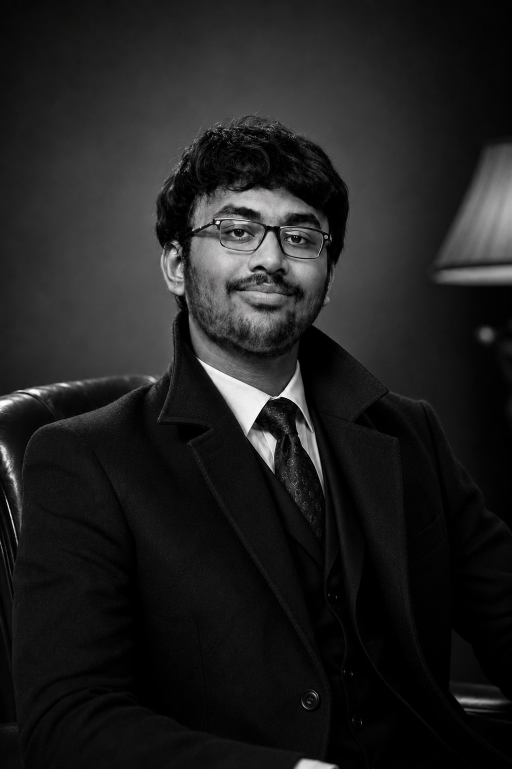
#> input picture 72bbc977-d086-4ce3-b9a0-5b253666002e.png, 1023 x 1537 px (shown at 1/2 size)
$ python test_dither.py
#> lines starting #> are read from the running program, lines starting #| are printed output that depends on the picture; after the words box and inside, x2 and y2 are one past the last pixel; in counts of white or black regions, pixels touching at a corner belong together
import numpy as np
from PIL import Image, ImageOps, ImageEnhance, ImageFilter
from scipy.ndimage import binary_closing, binary_fill_holes, label

def test():
    IMG_PATH = "72bbc977-d086-4ce3-b9a0-5b253666002e.png"
    img = Image.open(IMG_PATH).convert("RGB")
#> img is the input picture: PIL image 1023x1537 RGB; mean R, G, B 32.2, 32, 31.9

    # Better crop: The user's face is in the upper middle.
    w, h = img.size
#> w = 1023; h = 1537
    crop_box = (w*0.2, h*0.1, w*0.8, h*0.7)
#> crop_box = (204.6, 153.7, 818.4, 1075.9)
    img = img.crop(crop_box)
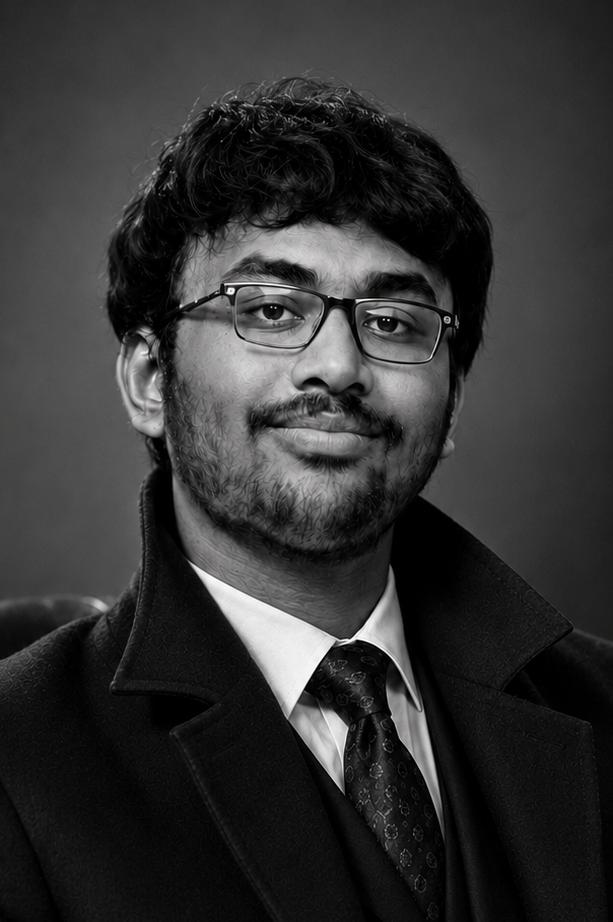
#> img: PIL image 613x922 RGB; mean R, G, B 51.3, 51.1, 51
    img = img.resize((300, 340), Image.Resampling.LANCZOS)
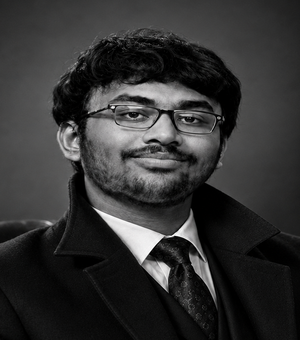
#> img: PIL image 300x340 RGB; mean R, G, B 51.3, 51.1, 51
    img_gray = img.convert("L")

    img_gray = ImageOps.autocontrast(img_gray, cutoff=1)
    img_gray = img_gray.filter(ImageFilter.UnsharpMask(radius=3, percent=140))
    enhancer = ImageEnhance.Contrast(img_gray)
    img_gray = enhancer.enhance(1.3)
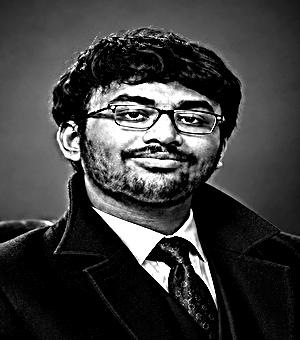
#> img_gray: PIL image 300x340 L; min 0, max 255, mean 60.6

    img_gray.save("test_gray.png")

    arr = np.array(img_gray, dtype=float)

    # Let's try Otsu's thresholding or a simple percentile
    threshold = np.percentile(arr, 30) # Bottom 30% is background/suit
#> threshold = 4
    mask = arr > threshold
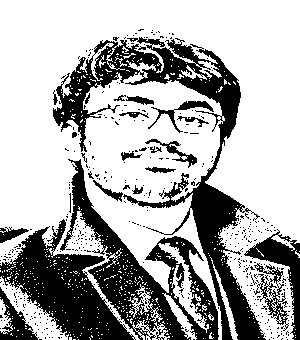
#> mask: shape (340, 300) bool; 68.4% white; 442 black regions (418 under 20 px), largest, box (x1, y1, x2, y2) and area: (53, 37, 266, 340) 11918, (60, 159, 219, 340) 7538, (0, 219, 136, 340) 6835

    # Clean up mask
    mask = binary_closing(mask, structure=np.ones((5,5)))
#> mask: shape (340, 300) bool; 78.5% white; 43 black regions, largest, box (x1, y1, x2, y2) and area: (0, 0, 300, 340) 15372, (181, 76, 241, 138) 1447, (61, 78, 90, 123) 746
    mask = binary_fill_holes(mask)
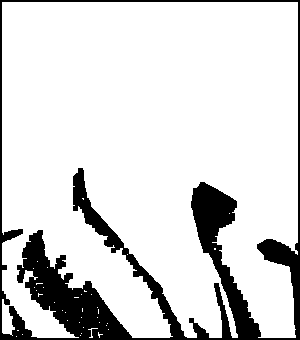
#> mask: shape (340, 300) bool; 85% white; 1 black region, box (x1, y1, x2, y2) and area: (0, 0, 300, 340) 15271

    mask_img = Image.fromarray((mask * 255).astype(np.uint8))
    mask_img.save("test_mask.png")

    # Dither
    dots = []
    GRID_W, GRID_H = 300, 340
    for y in range(GRID_H):
        row_iter = range(GRID_W) if y % 2 == 0 else reversed(range(GRID_W))
        for x in row_iter:
            old_pixel = arr[y, x]
            new_pixel = 255 if old_pixel > 127 else 0

            if not mask[y, x]:
                new_pixel = 0
                arr[y, x] = 0

            if new_pixel == 255:
                dots.append((x, y))

            quant_error = old_pixel - new_pixel
            if y % 2 == 0:
                if x + 1 < GRID_W: arr[y, x + 1] += quant_error * 7 / 16
                if y + 1 < GRID_H:
                    if x - 1 >= 0: arr[y + 1, x - 1] += quant_error * 3 / 16
                    arr[y + 1, x] += quant_error * 5 / 16
                    if x + 1 < GRID_W: arr[y + 1, x + 1] += quant_error * 1 / 16
            else:
                if x - 1 >= 0: arr[y, x - 1] += quant_error * 7 / 16
                if y + 1 < GRID_H:
                    if x + 1 < GRID_W: arr[y + 1, x + 1] += quant_error * 3 / 16
                    arr[y + 1, x] += quant_error * 5 / 16
                    if x - 1 >= 0: arr[y + 1, x - 1] += quant_error * 1 / 16
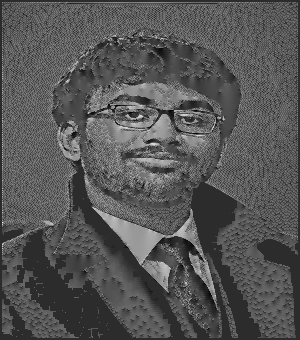
#> arr: shape (340, 300) float64; min -92.61, max 432.9, mean 84.8; drawn with min black and max white
#> after the loop, dots = 24061 items

    # Render dots
    out = Image.new("RGB", (300, 340), "black")
#> out: PIL image 300x340 RGB; every value is 0
    from PIL import ImageDraw
    draw = ImageDraw.Draw(out)
    for x, y in dots:
        draw.point((x, y), fill="white")
#> this loop made 24061 passes
#> x on passes 1 to 3: 2, 4, 6
    out.save("test_dots_dark.png")
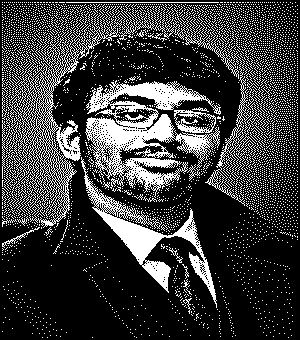
#> saved as test_dots_dark.png: PIL image 300x340 RGB; 23.6% white; 3906 white regions (3876 under 20 px), largest, box (x1, y1, x2, y2) and area: (85, 80, 221, 198) 6430, (2, 13, 123, 228) 4726, (81, 157, 217, 308) 3320

test()

$ run again, with dark_frame1.png copied over 72bbc977-d086-4ce3-b9a0-5b253666002e.png
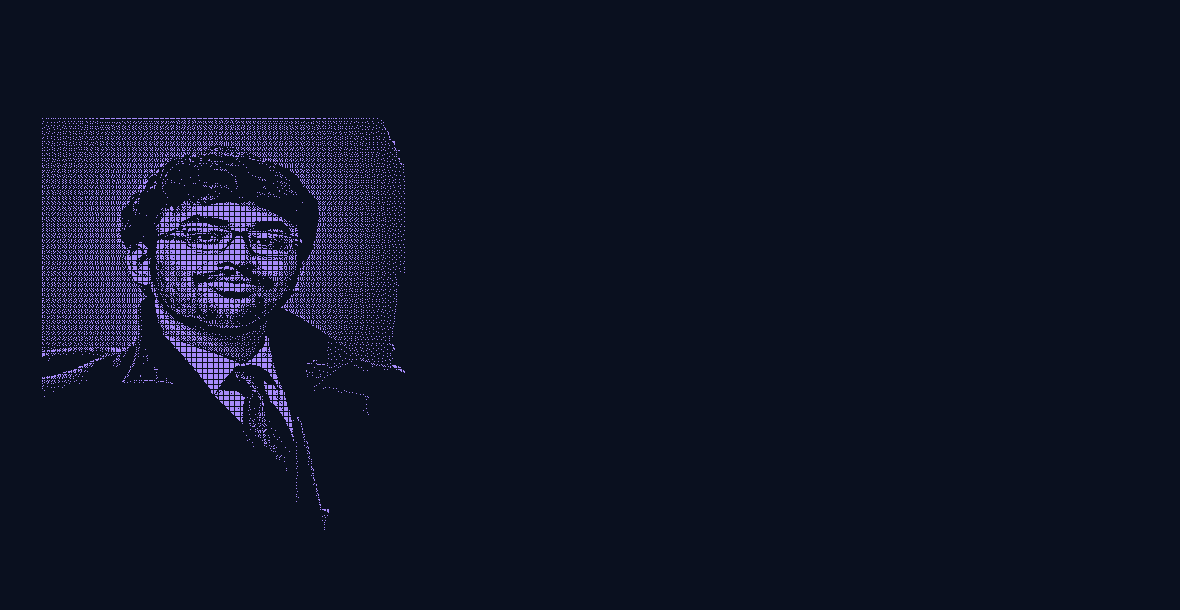
#> input picture dark_frame1.png, 1180 x 610 px
#> in test, img is the input picture: PIL image 1180x610 RGB; mean R, G, B 14.6, 19.6, 37.5
#> threshold = 18
#> mask_img: PIL image 300x340 L; 15.3% white; 1 white region, box (x1, y1, x2, y2) and area: (2, 52, 72, 338) 15586
#> after the loop in test, `for y in range(GRID_H):`:
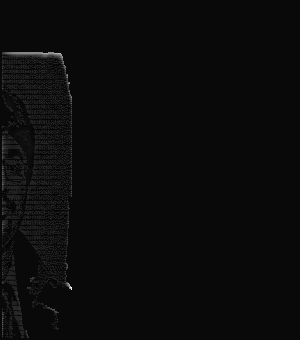
#> arr: shape (340, 300) float64; min -101.4, max 2642, mean 22.6; drawn with min black and max white
#> after the loop in test, `for y in range(GRID_H):`: dots = 7348 pairs, first value 2 to 71, second value 52 to 337
#> out: PIL image 300x340 RGB; every value is 0
#> the loop in test, `for x, y in dots:` made 7348 passes
#> (x, y) on passes 1 to 3: (2, 52), (3, 52), (4, 52)
#> in test, `out.save("test_dots_dark.png")`:
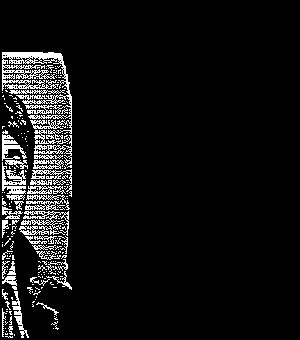
#> saved as test_dots_dark.png: PIL image 300x340 RGB; 7.2% white in thin lines or dots, all inside (x1, y1, x2, y2) = (2, 52, 72, 338)

$ run again, with light_frame1.png copied over 72bbc977-d086-4ce3-b9a0-5b253666002e.png
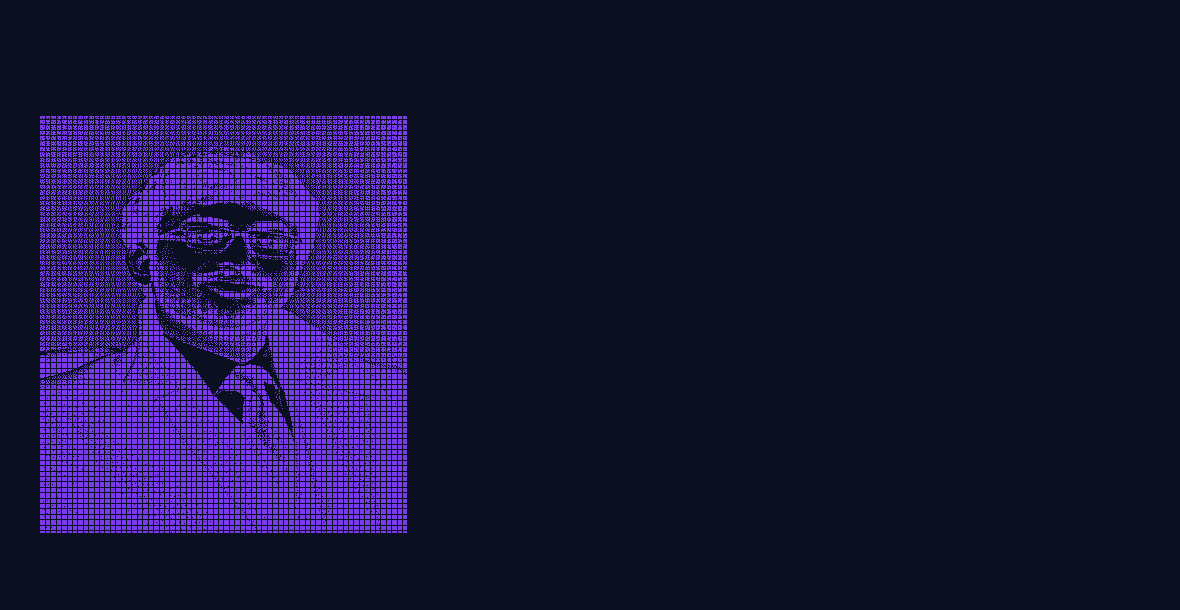
#> input picture light_frame1.png, 1180 x 610 px
#> in test, img is the input picture: PIL image 1180x610 RGB; mean R, G, B 22.7, 20.7, 53.9
#> threshold = 0
#> mask_img: PIL image 300x340 L; 19.8% white; 1 white region, box (x1, y1, x2, y2) and area: (2, 51, 73, 338) 20199
#> after the loop in test, `for y in range(GRID_H):`:
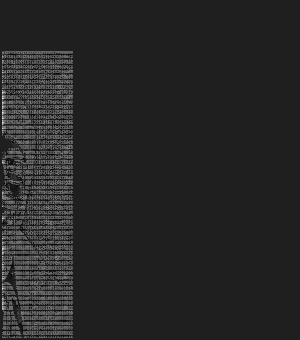
#> arr: shape (340, 300) float64; min -112.8, max 807.3, mean 27.5; drawn with min black and max white
#> after the loop in test, `for y in range(GRID_H):`: dots = 11465 pairs, first value 2 to 72, second value 51 to 337
#> out: PIL image 300x340 RGB; every value is 0
#> the loop in test, `for x, y in dots:` made 11465 passes
#> x on passes 1 to 3: 72, 71, 70
#> in test, `out.save("test_dots_dark.png")`:
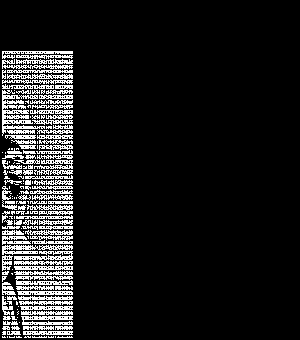
#> saved as test_dots_dark.png: PIL image 300x340 RGB; 11.2% white in thin lines or dots, all inside (x1, y1, x2, y2) = (2, 51, 73, 338)
